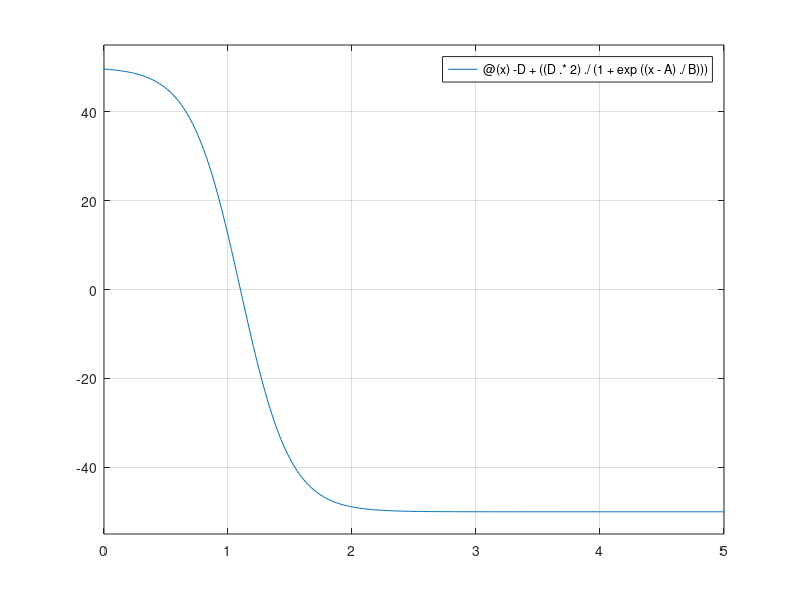

MATLAB code to generate this figure:
A = 1.1;
B = 0.2;
C = 1;
D = 50.001;

%fnc = @(x) -D+((D.*(1+1/C))./((1./C)+exp((x-A)./B)));
fnc = @(x) -D+((D.*2)./(1+exp((x-A)./B)));

fplot(fnc, [0 5]);
ylim([-55 55]);
grid on